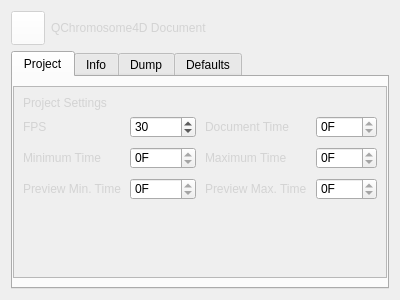
<?xml version="1.0" encoding="UTF-8"?>
<ui version="4.0">
 <class>Form</class>
 <widget class="QWidget" name="Form">
  <property name="geometry">
   <rect>
    <x>0</x>
    <y>0</y>
    <width>400</width>
    <height>300</height>
   </rect>
  </property>
  <property name="windowTitle">
   <string>Form</string>
  </property>
  <property name="styleSheet">
   <string notr="true">.QLabel, .Label, .label {
	color: lightgray;
}
</string>
  </property>
  <layout class="QVBoxLayout" name="verticalLayout_3">
   <item>
    <layout class="QHBoxLayout" name="horizontalLayout">
     <item>
      <widget class="MediaControl" name="pushButton">
       <property name="enabled">
        <bool>false</bool>
       </property>
       <property name="sizePolicy">
        <sizepolicy hsizetype="Fixed" vsizetype="Fixed">
         <horstretch>0</horstretch>
         <verstretch>0</verstretch>
        </sizepolicy>
       </property>
       <property name="minimumSize">
        <size>
         <width>34</width>
         <height>34</height>
        </size>
       </property>
       <property name="maximumSize">
        <size>
         <width>34</width>
         <height>34</height>
        </size>
       </property>
       <property name="styleSheet">
        <string notr="true">background: white;</string>
       </property>
       <property name="icon">
        <iconset resource="icons.qrc">
         <normaloff>:/dialogs/document</normaloff>:/dialogs/document</iconset>
       </property>
      </widget>
     </item>
     <item>
      <widget class="QLabel" name="label_14">
       <property name="sizePolicy">
        <sizepolicy hsizetype="Ignored" vsizetype="Preferred">
         <horstretch>0</horstretch>
         <verstretch>0</verstretch>
        </sizepolicy>
       </property>
       <property name="text">
        <string>QChromosome4D Document</string>
       </property>
      </widget>
     </item>
    </layout>
   </item>
   <item>
    <widget class="QTabWidget" name="tabWidget">
     <widget class="QWidget" name="tab_5">
      <attribute name="title">
       <string>Project</string>
      </attribute>
      <layout class="QGridLayout" name="gridLayout">
       <property name="leftMargin">
        <number>0</number>
       </property>
       <property name="rightMargin">
        <number>0</number>
       </property>
       <item row="0" column="0">
        <widget class="QScrollArea" name="scrollArea_2">
         <property name="widgetResizable">
          <bool>true</bool>
         </property>
         <widget class="QWidget" name="scrollAreaWidgetContents_2">
          <property name="geometry">
           <rect>
            <x>0</x>
            <y>0</y>
            <width>376</width>
            <height>192</height>
           </rect>
          </property>
          <layout class="QVBoxLayout" name="verticalLayout_2">
           <item>
            <widget class="QLabel" name="label_6">
             <property name="text">
              <string>Project Settings</string>
             </property>
             <property name="class" stdset="0">
              <string>section</string>
             </property>
            </widget>
           </item>
           <item>
            <layout class="QHBoxLayout" name="horizontalLayout_2">
             <property name="spacing">
              <number>9</number>
             </property>
             <item>
              <layout class="QFormLayout" name="formLayout_2">
               <item row="0" column="0">
                <widget class="Label" name="label_7">
                 <property name="text">
                  <string>FPS</string>
                 </property>
                </widget>
               </item>
               <item row="1" column="0">
                <widget class="Label" name="label_8">
                 <property name="text">
                  <string>Minimum Time</string>
                 </property>
                </widget>
               </item>
               <item row="2" column="0">
                <widget class="Label" name="label_9">
                 <property name="text">
                  <string>Preview Min. Time</string>
                 </property>
                </widget>
               </item>
               <item row="0" column="1">
                <widget class="SpinBox" name="spinBox_2">
                 <property name="minimum">
                  <number>1</number>
                 </property>
                 <property name="maximum">
                  <number>500</number>
                 </property>
                 <property name="value">
                  <number>30</number>
                 </property>
                </widget>
               </item>
               <item row="1" column="1">
                <widget class="SpinBox" name="spinBox_3">
                 <property name="suffix">
                  <string>F</string>
                 </property>
                 <property name="maximum">
                  <number>0</number>
                 </property>
                </widget>
               </item>
               <item row="2" column="1">
                <widget class="SpinBox" name="spinBox_4">
                 <property name="suffix">
                  <string>F</string>
                 </property>
                 <property name="maximum">
                  <number>0</number>
                 </property>
                </widget>
               </item>
              </layout>
             </item>
             <item>
              <layout class="QFormLayout" name="formLayout_3">
               <item row="0" column="0">
                <widget class="Label" name="label_10">
                 <property name="text">
                  <string>Document Time</string>
                 </property>
                </widget>
               </item>
               <item row="1" column="0">
                <widget class="Label" name="label_11">
                 <property name="text">
                  <string>Maximum Time</string>
                 </property>
                </widget>
               </item>
               <item row="2" column="0">
                <widget class="Label" name="label_12">
                 <property name="text">
                  <string>Preview Max. Time</string>
                 </property>
                </widget>
               </item>
               <item row="0" column="1">
                <widget class="SpinBox" name="spinBox_5">
                 <property name="suffix">
                  <string>F</string>
                 </property>
                 <property name="maximum">
                  <number>0</number>
                 </property>
                </widget>
               </item>
               <item row="1" column="1">
                <widget class="SpinBox" name="spinBox_6">
                 <property name="suffix">
                  <string>F</string>
                 </property>
                 <property name="maximum">
                  <number>0</number>
                 </property>
                </widget>
               </item>
               <item row="2" column="1">
                <widget class="SpinBox" name="spinBox_7">
                 <property name="suffix">
                  <string>F</string>
                 </property>
                 <property name="maximum">
                  <number>0</number>
                 </property>
                </widget>
               </item>
              </layout>
             </item>
            </layout>
           </item>
           <item>
            <spacer name="verticalSpacer_2">
             <property name="orientation">
              <enum>Qt::Vertical</enum>
             </property>
             <property name="sizeHint" stdset="0">
              <size>
               <width>20</width>
               <height>40</height>
              </size>
             </property>
            </spacer>
           </item>
          </layout>
         </widget>
        </widget>
       </item>
      </layout>
     </widget>
     <widget class="QWidget" name="tab_4">
      <attribute name="title">
       <string>Info</string>
      </attribute>
      <layout class="QGridLayout" name="gridLayout_3">
       <property name="leftMargin">
        <number>0</number>
       </property>
       <property name="rightMargin">
        <number>0</number>
       </property>
       <item row="0" column="0">
        <widget class="QScrollArea" name="scrollArea_3">
         <property name="widgetResizable">
          <bool>true</bool>
         </property>
         <widget class="QWidget" name="scrollAreaWidgetContents_3">
          <property name="geometry">
           <rect>
            <x>0</x>
            <y>0</y>
            <width>362</width>
            <height>228</height>
           </rect>
          </property>
          <layout class="QVBoxLayout" name="verticalLayout_4">
           <item>
            <widget class="QLabel" name="label_13">
             <property name="text">
              <string>Info</string>
             </property>
             <property name="class" stdset="0">
              <string>section</string>
             </property>
            </widget>
           </item>
           <item>
            <layout class="QFormLayout" name="formLayout_4">
             <item row="0" column="0">
              <widget class="Label" name="label_15">
               <property name="text">
                <string>Author</string>
               </property>
              </widget>
             </item>
             <item row="1" column="0">
              <widget class="Label" name="label_16">
               <property name="text">
                <string>Info</string>
               </property>
              </widget>
             </item>
             <item row="2" column="0">
              <widget class="Label" name="label_17">
               <property name="text">
                <string>File Format</string>
               </property>
              </widget>
             </item>
             <item row="3" column="0">
              <widget class="Label" name="label_18">
               <property name="text">
                <string>File Version</string>
               </property>
              </widget>
             </item>
             <item row="4" column="0">
              <widget class="Label" name="label_19">
               <property name="text">
                <string>File Path</string>
               </property>
              </widget>
             </item>
             <item row="0" column="1">
              <widget class="LineEdit" name="lineEdit_3"/>
             </item>
             <item row="2" column="1">
              <widget class="LineEdit" name="lineEdit_4"/>
             </item>
             <item row="3" column="1">
              <widget class="LineEdit" name="lineEdit_5"/>
             </item>
             <item row="4" column="1">
              <widget class="FileEdit" name="lineEdit_6"/>
             </item>
             <item row="1" column="1">
              <widget class="TextEdit" name="textEdit"/>
             </item>
            </layout>
           </item>
           <item>
            <spacer name="verticalSpacer_3">
             <property name="orientation">
              <enum>Qt::Vertical</enum>
             </property>
             <property name="sizeHint" stdset="0">
              <size>
               <width>20</width>
               <height>37</height>
              </size>
             </property>
            </spacer>
           </item>
          </layout>
         </widget>
        </widget>
       </item>
      </layout>
     </widget>
     <widget class="QWidget" name="tab">
      <attribute name="title">
       <string>Dump</string>
      </attribute>
      <layout class="QGridLayout" name="gridLayout_2">
       <property name="leftMargin">
        <number>0</number>
       </property>
       <property name="rightMargin">
        <number>0</number>
       </property>
       <item row="0" column="0">
        <widget class="QScrollArea" name="scrollArea">
         <property name="widgetResizable">
          <bool>true</bool>
         </property>
         <widget class="QWidget" name="scrollAreaWidgetContents">
          <property name="geometry">
           <rect>
            <x>0</x>
            <y>0</y>
            <width>362</width>
            <height>238</height>
           </rect>
          </property>
          <layout class="QVBoxLayout" name="verticalLayout">
           <item>
            <widget class="QLabel" name="label_5">
             <property name="text">
              <string>Project settings</string>
             </property>
             <property name="class" stdset="0">
              <string>section</string>
             </property>
            </widget>
           </item>
           <item>
            <layout class="QFormLayout" name="formLayout">
             <item row="0" column="0">
              <widget class="Label" name="label_2">
               <property name="text">
                <string>FPS</string>
               </property>
              </widget>
             </item>
             <item row="0" column="1">
              <widget class="SpinBox" name="spinBox">
               <property name="minimum">
                <number>1</number>
               </property>
               <property name="maximum">
                <number>500</number>
               </property>
               <property name="value">
                <number>30</number>
               </property>
              </widget>
             </item>
            </layout>
           </item>
           <item>
            <widget class="Label" name="label">
             <property name="text">
              <string>POV-Ray installation path</string>
             </property>
            </widget>
           </item>
           <item>
            <widget class="FileEdit" name="lineEdit"/>
           </item>
           <item>
            <widget class="QLabel" name="label_4">
             <property name="text">
              <string>Local library</string>
             </property>
            </widget>
           </item>
           <item>
            <widget class="FileEdit" name="lineEdit_2"/>
           </item>
           <item>
            <widget class="QLabel" name="label_3">
             <property name="text">
              <string>TODO: Ten widget zyska sens, gdy będzie można zaisywać sesję do pliku. Nie będzie tak wyglądał.</string>
             </property>
             <property name="wordWrap">
              <bool>true</bool>
             </property>
            </widget>
           </item>
           <item>
            <spacer name="verticalSpacer">
             <property name="orientation">
              <enum>Qt::Vertical</enum>
             </property>
             <property name="sizeHint" stdset="0">
              <size>
               <width>20</width>
               <height>40</height>
              </size>
             </property>
            </spacer>
           </item>
          </layout>
         </widget>
        </widget>
       </item>
      </layout>
     </widget>
     <widget class="Defaults" name="tab_3">
      <attribute name="title">
       <string>Defaults</string>
      </attribute>
     </widget>
    </widget>
   </item>
  </layout>
 </widget>
 <customwidgets>
  <customwidget>
   <class>MediaControl</class>
   <extends>QPushButton</extends>
   <header>mediacontrol.h</header>
  </customwidget>
  <customwidget>
   <class>SpinBox</class>
   <extends>QSpinBox</extends>
   <header>spinbox.h</header>
  </customwidget>
  <customwidget>
   <class>Label</class>
   <extends>QLabel</extends>
   <header>label.h</header>
  </customwidget>
  <customwidget>
   <class>FileEdit</class>
   <extends>QLineEdit</extends>
   <header>fileedit.h</header>
  </customwidget>
  <customwidget>
   <class>Defaults</class>
   <extends>QWidget</extends>
   <header>defaults.h</header>
   <container>1</container>
  </customwidget>
  <customwidget>
   <class>LineEdit</class>
   <extends>QLineEdit</extends>
   <header>lineedit.h</header>
  </customwidget>
  <customwidget>
   <class>TextEdit</class>
   <extends>QTextEdit</extends>
   <header>textedit.h</header>
  </customwidget>
 </customwidgets>
 <resources>
  <include location="icons.qrc"/>
 </resources>
 <connections/>
</ui>
